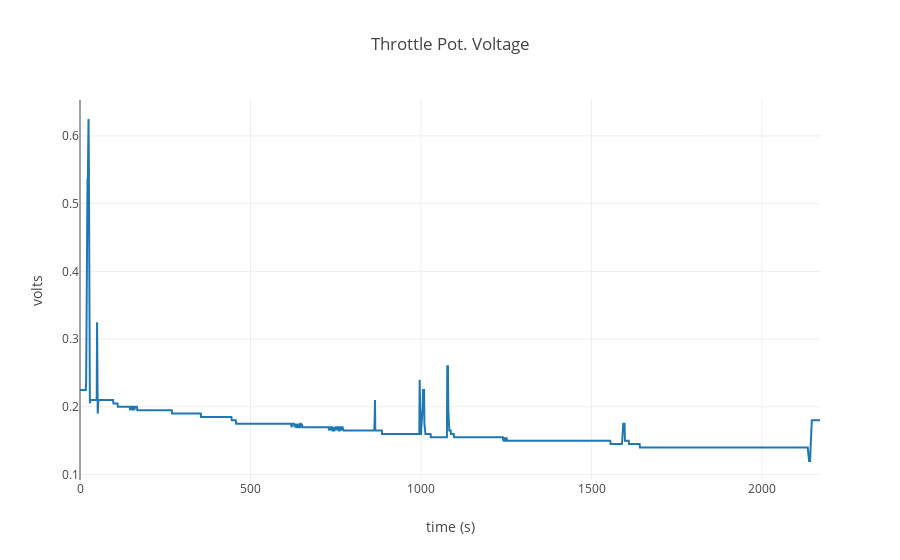

The code cell stored with this chart in its notebook:
### Markdown cell above
This is the time for the ignition coil to charge up to its specified current, as measured by the MEMS ECU. With a battery voltage of about 14V, this value should be about 2-3mS. A high value for coil charge time may indicate a problem with the ignition coil primary circuit.

### Code cell
lr.display_graph(['throttle_pot_voltage'], 'Throttle Pot. Voltage', 'volts')

### Figure 1 — Plotly figure (JSON) as saved in the notebook; plotly's stock layout.template omitted (floating-point values rounded to 4 significant figures; data arrays with more than 128 entries replaced by an {"elided": "..."} marker saying what was removed)
{"data": [{"name": "throttle_pot_voltage", "type": "scatter", "uid": "607d176b-1395-4dda-824e-7058181d162a", "x": {"elided": "2171 int values"}, "y": {"elided": "2171 float values"}}], "layout": {"autosize": true, "title": {"text": "Throttle Pot. Voltage"}, "xaxis": {"autorange": true, "range": [0, 2170], "title": {"text": "time (s)"}, "type": "linear"}, "yaxis": {"autorange": true, "range": [0.09194, 0.6531], "title": {"text": "volts"}, "type": "linear"}}}
